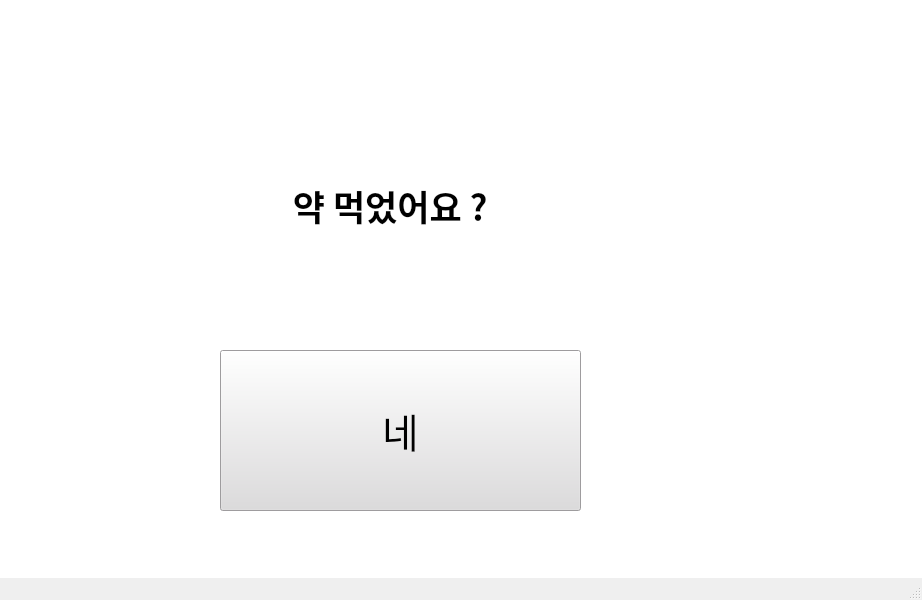
<?xml version="1.0" encoding="UTF-8"?>
<ui version="4.0">
 <class>MainWindow</class>
 <widget class="QMainWindow" name="MainWindow">
  <property name="geometry">
   <rect>
    <x>0</x>
    <y>0</y>
    <width>922</width>
    <height>600</height>
   </rect>
  </property>
  <property name="minimumSize">
   <size>
    <width>0</width>
    <height>0</height>
   </size>
  </property>
  <property name="windowTitle">
   <string>MainWindow</string>
  </property>
  <widget class="QWidget" name="centralwidget">
   <property name="styleSheet">
    <string notr="true"> background-color:rgb(255, 255, 255);</string>
   </property>
   <widget class="QStackedWidget" name="stackedWidget">
    <property name="geometry">
     <rect>
      <x>40</x>
      <y>20</y>
      <width>761</width>
      <height>531</height>
     </rect>
    </property>
    <property name="currentIndex">
     <number>3</number>
    </property>
    <widget class="QWidget" name="page">
     <widget class="QLabel" name="label">
      <property name="geometry">
       <rect>
        <x>60</x>
        <y>120</y>
        <width>171</width>
        <height>91</height>
       </rect>
      </property>
      <property name="text">
       <string>&lt;html&gt;&lt;head/&gt;&lt;body&gt;&lt;p align=&quot;center&quot;&gt;&lt;span style=&quot; font-size:20pt;&quot;&gt;UID&lt;/span&gt;&lt;/p&gt;&lt;/body&gt;&lt;/html&gt;</string>
      </property>
     </widget>
     <widget class="QLineEdit" name="lineEdit">
      <property name="geometry">
       <rect>
        <x>260</x>
        <y>110</y>
        <width>451</width>
        <height>101</height>
       </rect>
      </property>
     </widget>
     <widget class="QPushButton" name="pushButton">
      <property name="geometry">
       <rect>
        <x>250</x>
        <y>340</y>
        <width>241</width>
        <height>71</height>
       </rect>
      </property>
      <property name="styleSheet">
       <string notr="true"> background-color:rgb(221, 219, 221);</string>
      </property>
      <property name="text">
       <string>로그인하기</string>
      </property>
     </widget>
    </widget>
    <widget class="QWidget" name="page_2">
     <widget class="QLabel" name="label_3">
      <property name="geometry">
       <rect>
        <x>70</x>
        <y>60</y>
        <width>161</width>
        <height>51</height>
       </rect>
      </property>
      <property name="text">
       <string>&lt;html&gt;&lt;head/&gt;&lt;body&gt;&lt;p align=&quot;center&quot;&gt;&lt;span style=&quot; font-size:20pt;&quot;&gt;이름&lt;/span&gt;&lt;/p&gt;&lt;/body&gt;&lt;/html&gt;</string>
      </property>
     </widget>
     <widget class="QLabel" name="label_4">
      <property name="geometry">
       <rect>
        <x>70</x>
        <y>140</y>
        <width>161</width>
        <height>51</height>
       </rect>
      </property>
      <property name="text">
       <string>&lt;html&gt;&lt;head/&gt;&lt;body&gt;&lt;p align=&quot;center&quot;&gt;&lt;span style=&quot; font-size:20pt;&quot;&gt;사용할 ID&lt;/span&gt;&lt;/p&gt;&lt;/body&gt;&lt;/html&gt;</string>
      </property>
     </widget>
     <widget class="QLabel" name="label_5">
      <property name="geometry">
       <rect>
        <x>30</x>
        <y>230</y>
        <width>241</width>
        <height>51</height>
       </rect>
      </property>
      <property name="text">
       <string>&lt;html&gt;&lt;head/&gt;&lt;body&gt;&lt;p align=&quot;center&quot;&gt;&lt;span style=&quot; font-size:20pt;&quot;&gt;사용할 PASSWORD&lt;/span&gt;&lt;/p&gt;&lt;/body&gt;&lt;/html&gt;</string>
      </property>
     </widget>
     <widget class="QLabel" name="label_6">
      <property name="geometry">
       <rect>
        <x>30</x>
        <y>330</y>
        <width>261</width>
        <height>51</height>
       </rect>
      </property>
      <property name="text">
       <string>&lt;html&gt;&lt;head/&gt;&lt;body&gt;&lt;p align=&quot;center&quot;&gt;&lt;span style=&quot; font-size:20pt;&quot;&gt;Vegan이십니까?&lt;/span&gt;&lt;/p&gt;&lt;/body&gt;&lt;/html&gt;</string>
      </property>
     </widget>
     <widget class="QCheckBox" name="checkBox">
      <property name="geometry">
       <rect>
        <x>460</x>
        <y>340</y>
        <width>221</width>
        <height>41</height>
       </rect>
      </property>
      <property name="text">
       <string>네, Vegan입니다</string>
      </property>
     </widget>
     <widget class="QPushButton" name="pushButton_3">
      <property name="geometry">
       <rect>
        <x>80</x>
        <y>430</y>
        <width>191</width>
        <height>51</height>
       </rect>
      </property>
      <property name="text">
       <string>Create Account</string>
      </property>
     </widget>
     <widget class="QPushButton" name="pushButton_4">
      <property name="geometry">
       <rect>
        <x>430</x>
        <y>430</y>
        <width>191</width>
        <height>51</height>
       </rect>
      </property>
      <property name="text">
       <string>Cancel</string>
      </property>
     </widget>
     <widget class="QLineEdit" name="lineEdit_3">
      <property name="geometry">
       <rect>
        <x>350</x>
        <y>50</y>
        <width>381</width>
        <height>51</height>
       </rect>
      </property>
     </widget>
     <widget class="QLineEdit" name="lineEdit_4">
      <property name="geometry">
       <rect>
        <x>350</x>
        <y>140</y>
        <width>381</width>
        <height>51</height>
       </rect>
      </property>
     </widget>
     <widget class="QLineEdit" name="lineEdit_5">
      <property name="geometry">
       <rect>
        <x>350</x>
        <y>230</y>
        <width>381</width>
        <height>51</height>
       </rect>
      </property>
     </widget>
    </widget>
    <widget class="QWidget" name="page_3">
     <widget class="QLabel" name="label_7">
      <property name="geometry">
       <rect>
        <x>0</x>
        <y>-20</y>
        <width>741</width>
        <height>551</height>
       </rect>
      </property>
      <property name="text">
       <string>Smiling Face Here</string>
      </property>
     </widget>
     <widget class="QPushButton" name="pushButton_5">
      <property name="geometry">
       <rect>
        <x>620</x>
        <y>470</y>
        <width>101</width>
        <height>41</height>
       </rect>
      </property>
      <property name="styleSheet">
       <string notr="true"> background-color:rgb(221, 219, 221);</string>
      </property>
      <property name="text">
       <string>Go back</string>
      </property>
     </widget>
    </widget>
    <widget class="QWidget" name="page_4">
     <widget class="QLabel" name="label_8">
      <property name="geometry">
       <rect>
        <x>110</x>
        <y>80</y>
        <width>481</width>
        <height>211</height>
       </rect>
      </property>
      <property name="font">
       <font>
        <family>Agency FB</family>
        <pointsize>26</pointsize>
        <weight>75</weight>
        <italic>false</italic>
        <bold>true</bold>
        <kerning>true</kerning>
       </font>
      </property>
      <property name="text">
       <string>                  약 먹었어요 ?</string>
      </property>
     </widget>
     <widget class="QPushButton" name="pushButton_6">
      <property name="geometry">
       <rect>
        <x>180</x>
        <y>330</y>
        <width>361</width>
        <height>161</height>
       </rect>
      </property>
      <property name="font">
       <font>
        <pointsize>30</pointsize>
       </font>
      </property>
      <property name="styleSheet">
       <string notr="true"> background-color:rgb(221, 219, 221);</string>
      </property>
      <property name="text">
       <string>네</string>
      </property>
     </widget>
    </widget>
    <widget class="QWidget" name="page_5">
     <widget class="QPushButton" name="pushButton_7">
      <property name="geometry">
       <rect>
        <x>60</x>
        <y>240</y>
        <width>241</width>
        <height>71</height>
       </rect>
      </property>
      <property name="styleSheet">
       <string notr="true"> background-color:rgb(221, 219, 221);</string>
      </property>
      <property name="text">
       <string>시작</string>
      </property>
     </widget>
     <widget class="QPushButton" name="pushButton_8">
      <property name="geometry">
       <rect>
        <x>360</x>
        <y>240</y>
        <width>241</width>
        <height>71</height>
       </rect>
      </property>
      <property name="styleSheet">
       <string notr="true"> background-color:rgb(221, 219, 221);</string>
      </property>
      <property name="text">
       <string>설정</string>
      </property>
     </widget>
     <widget class="QPushButton" name="pushButton_9">
      <property name="geometry">
       <rect>
        <x>620</x>
        <y>430</y>
        <width>101</width>
        <height>41</height>
       </rect>
      </property>
      <property name="styleSheet">
       <string notr="true"> background-color:rgb(221, 219, 221);</string>
      </property>
      <property name="text">
       <string>Go back</string>
      </property>
     </widget>
    </widget>
    <widget class="QWidget" name="page_6">
     <widget class="QPushButton" name="pushButton_10">
      <property name="geometry">
       <rect>
        <x>580</x>
        <y>370</y>
        <width>101</width>
        <height>41</height>
       </rect>
      </property>
      <property name="styleSheet">
       <string notr="true"> background-color:rgb(221, 219, 221);</string>
      </property>
      <property name="text">
       <string>Go back</string>
      </property>
     </widget>
    </widget>
   </widget>
  </widget>
  <widget class="QMenuBar" name="menubar">
   <property name="geometry">
    <rect>
     <x>0</x>
     <y>0</y>
     <width>922</width>
     <height>22</height>
    </rect>
   </property>
  </widget>
  <widget class="QStatusBar" name="statusbar"/>
 </widget>
 <resources/>
 <connections/>
</ui>
